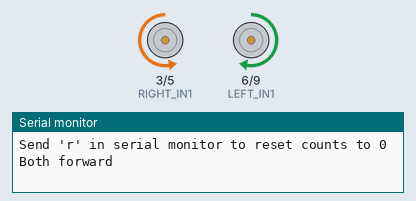
A sketch run on a simulated Arduino Uno, built with avr-gcc and run on an emulated ATmega328P. Parts: motor-driver pin pairs drawn as motors (green arrow = first pin HIGH = forward, orange = second pin HIGH = backward, longer = more drive), the last lines printed to the serial monitor.

Above: at 1.5 s.
At 4.5 s:
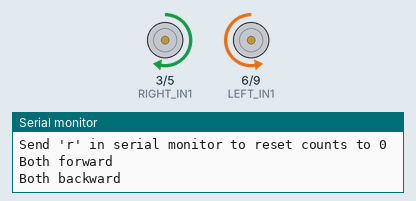
At 7.5 s:
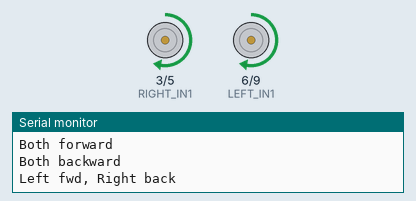
At 10.5 s:
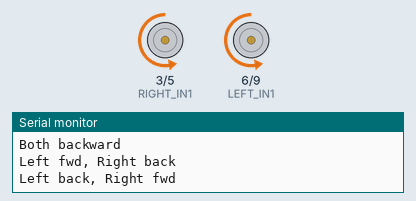
Timing chart, 0 to 15.6 s (numbered marks = the images above):
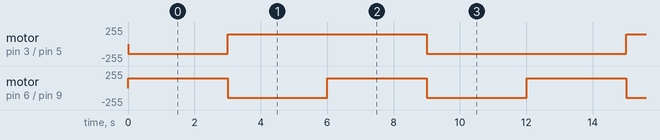

Measured:
- by itself, motor on pin 3 (RIGHT_IN1) / pin 5 (RIGHT_IN2): repeats every 12.0 s: forward 148/255 6.0 s, backward 148/255 6.0 s
- by itself, motor on pin 6 (LEFT_IN1) / pin 9 (LEFT_IN2): alternates forward 148/255 for 3.0 s and backward 148/255 for 3.0 s

The sketch:

part2.ino
```cpp
int pwm50 = 148 ;  // 50% of usable range - confirmed value from part1b

// Encoder pins (yellow = A, white = B from Pololu wire colors)
const int LEFT_ENC_A  = 7;
const int LEFT_ENC_B  = 8;
const int RIGHT_ENC_A = 2;
const int RIGHT_ENC_B = 4;

// Motor driver input pins (DRV8871 IN1, IN2)
// Only used here to force motors OFF during the manual test
const int LEFT_IN1  = 6;
const int LEFT_IN2  = 9;
const int RIGHT_IN1 = 3;
const int RIGHT_IN2 = 5;

// ---------- ENCODER COUNT VARIABLES ----------
// 'volatile' is required because these are modified inside ISRs
volatile long leftCount  = 0;
volatile long rightCount = 0;


void setup() {
  Serial.begin(115200);
  while (!Serial) { ; }   // wait for serial monitor

  // Encoder pins as inputs
  pinMode(LEFT_ENC_A,  INPUT);
  pinMode(LEFT_ENC_B,  INPUT);
  pinMode(RIGHT_ENC_A, INPUT);
  pinMode(RIGHT_ENC_B, INPUT);

  // Force motors OFF (safety - in case pins were in an unknown state)
  pinMode(LEFT_IN1,  OUTPUT);
  pinMode(LEFT_IN2,  OUTPUT);
  pinMode(RIGHT_IN1, OUTPUT);
  pinMode(RIGHT_IN2, OUTPUT);
  analogWrite(LEFT_IN1,  0);
  analogWrite(LEFT_IN2,  0);
  analogWrite(RIGHT_IN1, 0);
  analogWrite(RIGHT_IN2, 0);

  // // Attach interrupts on every edge (CHANGE) of all four encoder lines
  // attachInterrupt(digitalPinToInterrupt(LEFT_ENC_A),  leftA_ISR,  CHANGE);
  // attachInterrupt(digitalPinToInterrupt(LEFT_ENC_B),  leftB_ISR,  CHANGE);
  // attachInterrupt(digitalPinToInterrupt(RIGHT_ENC_A), rightA_ISR, CHANGE);
  // attachInterrupt(digitalPinToInterrupt(RIGHT_ENC_B), rightB_ISR, CHANGE);

  Serial.println("=== Encoder Manual Test ===");
  Serial.println("Expected: ~1920 counts per full wheel revolution");
  Serial.println("Send 'r' in serial monitor to reset counts to 0");
  Serial.println();
}


void setMotor(int in1Pin, int in2Pin, int speed) {
  // speed: positive = forward, negative = backward
  if (speed >= 0) {
    analogWrite(in1Pin, speed);
    analogWrite(in2Pin, 0);
  } else {
    analogWrite(in1Pin, 0);
    analogWrite(in2Pin, -speed);
  }
}

void loop() {
  Serial.println("Both forward");
  setMotor(LEFT_IN1, LEFT_IN2, pwm50);
  setMotor(RIGHT_IN1, RIGHT_IN2, -pwm50);
  delay(3000);

  Serial.println("Both backward");
  setMotor(LEFT_IN1, LEFT_IN2, -pwm50);
  setMotor(RIGHT_IN1, RIGHT_IN2, pwm50);
  delay(3000);

  Serial.println("Left fwd, Right back");
  setMotor(LEFT_IN1, LEFT_IN2, pwm50);
  setMotor(RIGHT_IN1, RIGHT_IN2, pwm50);
  delay(3000);

  Serial.println("Left back, Right fwd");
  setMotor(LEFT_IN1, LEFT_IN2, -pwm50);
  setMotor(RIGHT_IN1, RIGHT_IN2, -pwm50);
  delay(3000);
}
```
